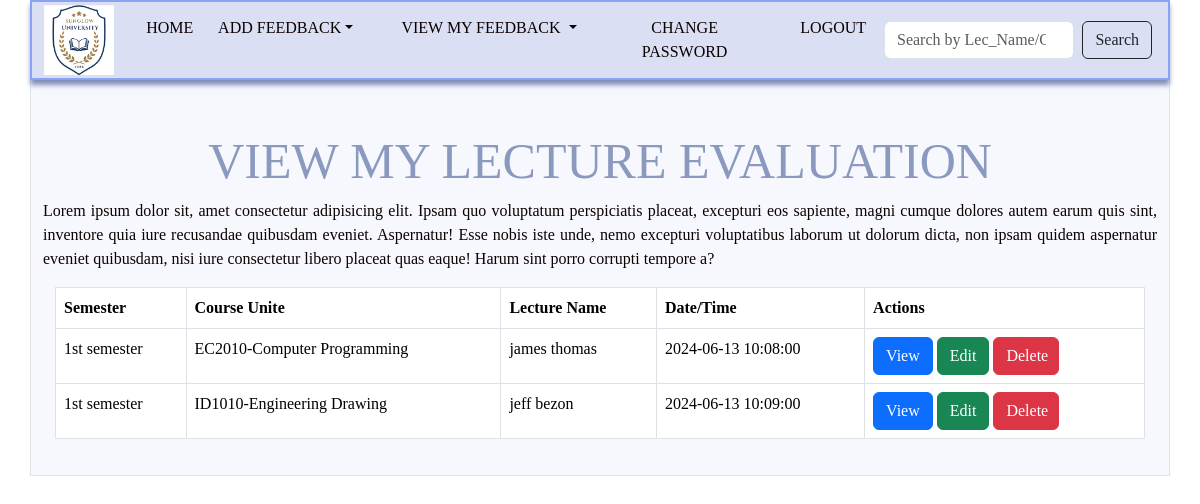
Page /feedback_management/viewmylecfeedback.php (signed in) on the committed database.
### tables this page shows
CREATE TABLE `lecture_feedback` (
  `Id` int(50) NOT NULL,
  `Semester` enum('1st semester','2nd semester','3rd semester','4th semester','5th semester','6th semester','7th semester','8th semester') NOT NULL,
  `User_Name` varchar(100) NOT NULL,
  `Lecture_Name` varchar(250) NOT NULL,
  `Course_Code` varchar(200) NOT NULL,
  `A_1` enum('-2','-1','0','1','2') NOT NULL,
  `A_2` enum('-2','-1','0','1','2') NOT NULL,
  `A_3` enum('-2','-1','0','1','2') NOT NULL,
  `B_1` enum('-2','-1','0','1','2') NOT NULL,
  `B_2` enum('-2','-1','0','1','2') NOT NULL,
  `B_3` enum('-2','-1','0','1','2') NOT NULL,
  `C_1` enum('-2','-1','0','1','2') NOT NULL,
  `C_2` enum('-2','-1','0','1','2') NOT NULL,
  `C_3` enum('-2','-1','0','1','2') NOT NULL,
  `C_4` enum('-2','-1','0','1','2') NOT NULL,
  `D_1` enum('-2','-1','0','1','2') NOT NULL,
  `D_2` enum('-2','-1','0','1','2') NOT NULL,
  `Other_Comment` varchar(1000) DEFAULT NULL,
  `Date_Time` timestamp NOT NULL DEFAULT current_timestamp()
);

### feedback_management/viewmylecfeedback.php (the view, shortened to what this page needs)
<?php
$logged_in_user = $_SESSION['User_Name'];
$servername = "localhost";
$username = "root";
$password = "";
$database = "student_feedback_management_system";
$connection = new mysqli($servername, $username, $password, $database);
$sql = "SELECT Id, Semester, Lecture_Name, Course_Code, Date_Time FROM lecture_feedback WHERE User_Name = ?";
$params = [$logged_in_user];
$stmt = $connection->prepare($sql);
$stmt->bind_param(str_repeat("s", count($params)), ...$params);
$stmt->execute();
$result = $stmt->get_result();
?>
<!DOCTYPE html>
<html >
    <head>
    <link href="https://cdn.jsdelivr.net/npm/bootstrap@5.3.2/dist/css/bootstrap.min.css" rel="stylesheet">
    <link href="https://cdn.jsdelivr.net/npm/bootstrap@5.3.3/dist/css/bootstrap.min.css" rel="stylesheet">
    <link rel="stylesheet" type="text/css" href="css/viewcoursefeedback.css">
</head>
   <body class="body">
            <nav class="navbar navbar-expand-sm  navbar-dark container nav" style="background-color:#07075ca7;height: 80px;">
                    <div class="container-fluid">
                        <a href="#" class="navbar-brand ">
                            <img src="icon/logo.jpg" height="70" alt="CoolBrand">
                        </a>
                    <div class="collapse navbar-collapse" id="collapsibleNavbar">
                        <ul class="navbar-nav row ">
                        <li class="nav-item col-1 ms-2 ">
                            <a class="nav-link font" href="index1.php">HOME</a>
                        <li class="nav-item dropdown col-3  ">
                            <a class="nav-link dropdown-toggle font" href="#" role="button" data-bs-toggle="dropdown"  style="text-align: center;">ADD FEEDBACK</a>
                        </li>
                        <li class="nav-item dropdown col-3  ">
                            <a class="nav-link dropdown-toggle font" href="#" role="button" data-bs-toggle="dropdown">VIEW MY FEEDBACK </a>
                        </li>
                        <li class="nav-item col-3 ms-3 " >
                          <a class="nav-link font" href="changepsw1.php" style="text-align: center;">CHANGE PASSWORD</a>
                        </li>
                        </li>
                        <li class="nav-item col-1 ">
                            <a class="nav-link font" href="home.php">LOGOUT</a>
                        </li>
                        </ul>
                    </div>
                    </div>
                    <form class="d-flex col-3" method="post" action="">
                      <input class="form-control me-2" type="search" placeholder="Search by Lec_Name/C_Name/Sem" name="search" aria-label="Search">
                      <button type="submit" class="btn btn-outline-dark me-3" name="submit">Search</button>
                    </form>
            </nav>
  <div class="container border" style="background-color: rgba(123, 115, 231, 0.06);padding-bottom: 20px;">
             <h1 style="text-align: center; font-size: 50px; color: #8a9abf; padding-top: 50px;"> VIEW MY LECTURE EVALUATION</h1>
             <p class="font" style="text-align: justify;">Lorem ipsum dolor sit, amet consectetur adipisicing elit. Ipsam quo voluptatum perspiciatis placeat, excepturi eos sapiente, magni cumque dolores autem earum quis sint, inventore quia iure recusandae quibusdam eveniet. Aspernatur!
             Esse nobis iste unde, nemo excepturi voluptatibus laborum ut dolorum dicta, non ipsam quidem aspernatur eveniet quibusdam, nisi iure consectetur libero placeat quas eaque! Harum sint porro corrupti tempore a?</p>
            <div class="container con">
                <div class="row" >
                  <div class="col-12">
                    <table class="table table-bordered">
                      <thead >
                        <tr>
                          <th scope="col">Semester</th>
                          <th scope="col">Course Unite</th>
                          <th scope="col">Lecture Name </th>
                          <th scope="col">Date/Time</th>
                          <th scope="col">Actions</th>
                        </tr>
                      </thead>
                      <tbody>
                        <?php
                            if ($result->num_rows > 0)
                            {
                                while ($row = $result->fetch_assoc())
                                 {
                                    echo "
                                    <tr>
                                        <td>{$row['Semester']}</td>
                                        <td>{$row['Course_Code']}</td>
                                        <td>{$row['Lecture_Name']}</td>
                                        <td>{$row['Date_Time']}</td>
                                        <td>
                                            <a class='btn btn-primary' href='viewlecfeedback1.php?id={$row['Id']}'>View</a>
                                            <a class='btn btn-success' href='editlecfeedback.php?id={$row['Id']}'>Edit</a>
                                            <a class='btn btn-danger col-3' href='deletelecfeedback1.php?id=$row[Id]' onclick='return confirmDelete();'>Delete</a>
                                        </td>
                                    </tr>
                                    ";
                                }
                            }
                            else
                             {
                                echo "<tr><td colspan='5' class='text-danger text-center'>No results found.</td></tr>";
                             }
                        ?>
                      </tbody>
                    </table>
                  </div>
                </div>
            </div>
   </div>
   </body>
</html>

### feedback_management/css/viewcoursefeedback.css (style rules this page uses)
:root { --font-base1 :"IcoFont"; --font-base2 :"FontAwesome"; --c-primary :#975af9; --c-secondry :#46a7f8; --c-background:#e6e6e6; --c-dark :#2d2d2d; --c-black :#0000; }
.body { font-family: var(--font-base1); color: var(--c-primary); }
.nav { border: solid 2px #063df260; width: 1500px !important; background-color: #dadff3fc !important; box-shadow: 0.1px 5px 5px #7f8eb8; }
.font { color:#0c0101 !important; }
a { font-family: var(--font-base1); cursor: auto; }

### rows in the picture
lecture_feedback: Semester "1st semester", Course_Code "EC2010-Computer Programming", Lecture_Name "james thomas", Date_Time "2024-06-13 10:08:00"
lecture_feedback: Semester "1st semester", Course_Code "ID1010-Engineering Drawing", Lecture_Name "jeff bezon", Date_Time "2024-06-13 10:09:00"
